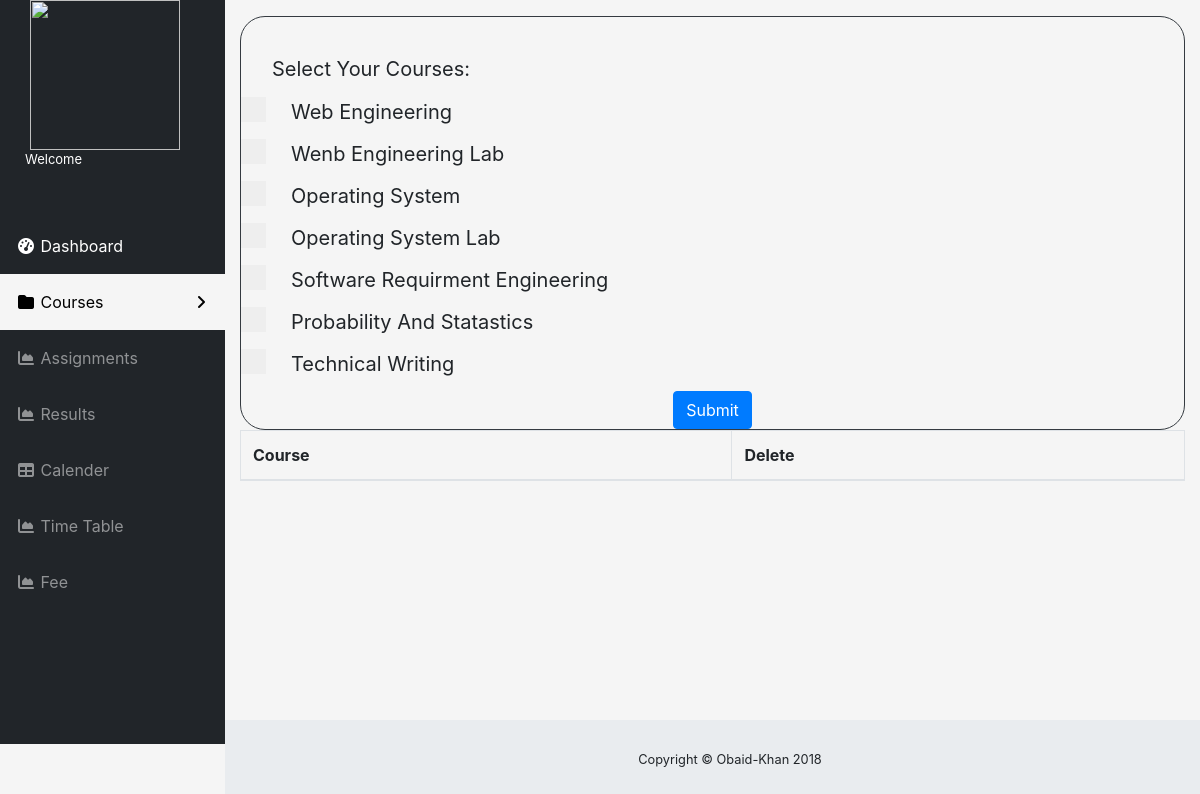
Page /dashboard/course.php on the committed database.
### tables this page shows
CREATE TABLE `course` (
  `cid` int(11) NOT NULL,
  `cname` varchar(255) NOT NULL
);

### dashboard/course.php (the view, shortened to what this page needs)
<?php
    include_once "../connection/dbh.inc.php";
?>
<!DOCTYPE html>
<html lang="en">
  <head>
    <link href="vendor/bootstrap/css/bootstrap.min.css" rel="stylesheet">
    <link href="vendor/fontawesome-free/css/all.min.css" rel="stylesheet" type="text/css">
    <link href="vendor/datatables/dataTables.bootstrap4.css" rel="stylesheet">
    <link href="css/sb-admin.css" rel="stylesheet">
<link rel="stylesheet" type="text/css" href="style.css">
  </head>
  <body id="page-top">
    <div id="wrapper">
      <ul class="sidebar navbar-nav">
        <img src="img/uetmlogo.png" height="150px" width="150px" align="text-center" style="margin-left: 30px;">
        <font size="2" id="welcome_name" style="color: white; margin-left: 25px;">Welcome </font>
        <li class="nav-item active">
          <br><br>
          <a class="nav-link" href="index.php" >
            <i class="fas fa-fw fa-tachometer-alt"></i>
            <span>Dashboard</span>
          </a>
        </li>
        <li class="nav-item dropdown">
          <a class="nav-link dropdown-toggle" href="#" id="pagesDropdown" role="button" data-toggle="dropdown" aria-haspopup="true" aria-expanded="false" style="background-color: whitesmoke; color: black;">
            <i class="fas fa-fw fa-folder"></i>
            <span>Courses</span>
          </a>
        </li>
        <li class="nav-item">
          <a class="nav-link" href="assignment.php">
            <i class="fas fa-fw fa-chart-area"></i>
            <span>
            Assignments</span></a>
        </li>
        <li class="nav-item">
          <a class="nav-link" href="result.php">
            <i class="fas fa-fw fa-chart-area"></i>
            <span>
            Results</span></a>
        </li>
        <li class="nav-item">
          <a class="nav-link" href="calender.php">
            <i class="fas fa-fw fa-table"></i>
            <span>Calender</span></a>
        </li>
        <li class="nav-item">
          <a class="nav-link" href="timetable.php">
            <i class="fas fa-fw fa-chart-area"></i>
            <span>
            Time Table</span></a>
        </li>
        <li class="nav-item">
          <a class="nav-link" href="fee.php">
            <i class="fas fa-fw fa-chart-area"></i>
            <span>
            Fee</span></a>
        </li>
      </ul>
      <div id="content-wrapper">
        <div class="container-fluid">
<div class="border border-dark" style=" border-radius: 25px;">
<form action="" method="post">
<br />
<nav class="navbar navbar-inverse">
  <div class="container-fluid">
    <div class="navbar-header">
      <div class="navbar-brand">Select Your Courses:</div>
       </div>
     </div>
</nav>
<?php
      $query = "select * from course";
     $rs =  mysqli_query($conn,$query);
    while($r = mysqli_fetch_assoc($rs))
    {
?>
 <label class="container">
        <input type="checkbox" name="course[]" value="<?php echo $r['cname']; ?> "> <?php echo $r['cname']; ?> &nbsp;&nbsp;
        <span class="checkmark"></span>
        </label>
<?php
    }
?>
<br>
<center>
<input type="submit" value="Submit" class="btn btn-primary" >
</center>
</form>
</div>
 <div id="page-wrapper">
            <div class="row">
                <div class="col-lg-12">
                    <div class="panel panel-default">
                        <div class="panel-body">
                            <div class="dataTable_wrapper">
       <table class="table table-striped table-bordered table-hover" id="dataTables-example">
          <thead>
            <tr>
        <th>Course</th>
        <th>Delete</th>
    </tr>
    </thead>
</table>
          </div>
                        </div>
                    </div>
                </div>
            </div>
        </div>
        <footer class="sticky-footer">
          <div class="container my-auto">
            <div class="copyright text-center my-auto">
              <span>Copyright © Obaid-Khan 2018</span>
            </div>
          </div>
        </footer>
      </div>
    </div>
  </body>
</html>

### dashboard/css/sb-admin.css (style rules this page uses)
html { position: relative; min-height: 100%; }
body { height: 100%; }
#wrapper { display: -webkit-box; display: -ms-flexbox; display: flex; }
#wrapper #content-wrapper { overflow-x: hidden; width: 100%; padding-top: 1rem; padding-bottom: 80px; }
.navbar-nav .nav-item.active .nav-link { color: #fff; }
.navbar-nav .nav-item.dropdown .dropdown-toggle::after { width: 1rem; text-align: center; float: right; vertical-align: 0; border: 0; font-weight: 900; content: '\f105'; font-family: 'Font Awesome 5 Free'; }
.sidebar { width: 90px !important; background-color: #212529; min-height: calc(100vh - 56px); }
.sidebar .nav-item:last-child { margin-bottom: 1rem; }
.sidebar .nav-item .nav-link { text-align: center; padding: 0.75rem 1rem; width: 90px; }
.sidebar .nav-item .nav-link span { font-size: 0.65rem; display: block; }
.sidebar .nav-item.dropdown .dropdown-toggle::after { display: none; }
.sidebar .nav-item .nav-link { color: rgba(255, 255, 255, 0.5); }
@media (min-width: 768px) { .sidebar { width: 225px !important; } }
@media (min-width: 768px) { .sidebar .nav-item .nav-link { display: block; width: 100%; text-align: left; padding: 1rem; width: 225px; } }
@media (min-width: 768px) { .sidebar .nav-item .nav-link span { font-size: 1rem; display: inline; } }
@media (min-width: 768px) { .sidebar .nav-item.dropdown .dropdown-toggle::after { display: block; } }
:root { --input-padding-x: 0.75rem; --input-padding-y: 0.75rem; }
footer.sticky-footer { display: -webkit-box; display: -ms-flexbox; display: flex; position: absolute; right: 0; bottom: 0; width: calc(100% - 90px); height: 80px; background-color: #e9ecef; }
footer.sticky-footer .copyright { line-height: 1; font-size: 0.8rem; }
@media (min-width: 768px) { footer.sticky-footer { width: calc(100% - 225px); } }

### dashboard/style.css (style rules this page uses)
.container { display: inline-block; position: relative; padding-left: 50px; margin-bottom: 12px; cursor: pointer; font-size: 20px; -webkit-user-select: none; -moz-user-select: none; -ms-user-select: none; user-select: none; }
.checkmark { position: absolute; top: 0; left: 0; height: 25px; width: 25px; background-color: #eee; }
.checkmark:after { content: ""; position: absolute; display: none; }
.container .checkmark:after { left: 9px; top: 5px; width: 5px; height: 10px; border: solid white; border-width: 0 3px 3px 0; -webkit-transform: rotate(45deg); -ms-transform: rotate(45deg); transform: rotate(45deg); }

### dashboard/course.php (style rules this page uses)
body { background-size: cover; background-color: whitesmoke; }

### rows in the picture
course: cname "Web Engineering"
course: cname "Wenb Engineering Lab"
course: cname "Operating System"
course: cname "Operating System Lab"
course: cname "Software Requirment Engineering"
course: cname "Probability And Statastics"
course: cname "Technical Writing"
